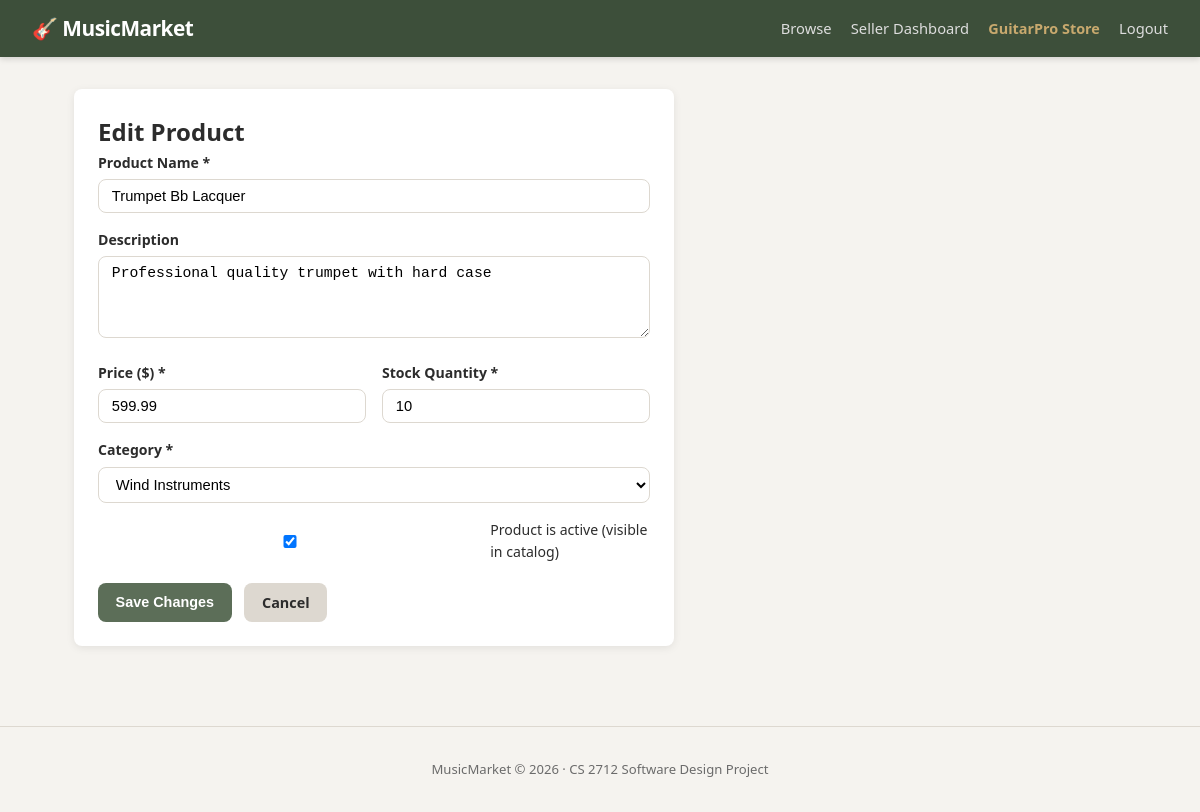
Page /seller/products/25/edit (signed in) on the committed database.
### app/models/user.py (models this page shows, shortened)
class User(UserMixin, db.Model):
    __tablename__ = "user"
    user_id = db.Column(db.Integer, primary_key=True, autoincrement=True)
    name = db.Column(db.Text, nullable=False)
    email = db.Column(db.Text, nullable=False, unique=True)
    password = db.Column(db.Text, nullable=False)  # bcrypt hash
    role = db.Column(db.Text, nullable=False)       # customer | seller | admin
    seller_profile = db.relationship("Seller", back_populates="user",
                                     uselist=False, cascade="all, delete-orphan")
    cart = db.relationship("Cart", back_populates="customer",
                           uselist=False, cascade="all, delete-orphan")
    orders = db.relationship("Order", back_populates="customer",
                             cascade="all, delete-orphan")
    def is_approved_seller(self):
        return (self.role == "seller" and
                self.seller_profile is not None and
                self.seller_profile.is_approved)

### app/models/product.py (models this page shows, shortened)
class Product(db.Model):
    __tablename__ = "product"
    product_id = db.Column(db.Integer, primary_key=True, autoincrement=True)
    name = db.Column(db.Text, nullable=False)
    description = db.Column(db.Text)
    price = db.Column(db.Float, nullable=False)
    stock_quantity = db.Column(db.Integer, nullable=False, default=0)  # BR-3
    is_active = db.Column(db.Integer, nullable=False, default=1)        # FR-10
    seller_id = db.Column(db.Integer, db.ForeignKey("seller.seller_id"),
                          nullable=False)
    category_id = db.Column(db.Integer, db.ForeignKey("category.category_id"),
                            nullable=False)
    brand = db.Column(db.Text)  # e.g., "Fender", "Yamaha", "Ibanez"
    model = db.Column(db.Text)  # e.g., "Stratocaster", "P-Bass"
    condition = db.Column(db.Text, default="new")  # new | like_new | good | fair
    is_new = db.Column(db.Integer, nullable=False, default=1)  # 1=new, 0=used
    image_url = db.Column(db.Text)  # URL or path to product image
    seller = db.relationship("Seller", back_populates="products")
    category = db.relationship("Category", back_populates="products")
    order_items = db.relationship("OrderItem", back_populates="product")
    cart_items = db.relationship("CartItem", back_populates="product",
                                 cascade="all, delete-orphan")

class Category(db.Model):
    __tablename__ = "category"
    category_id = db.Column(db.Integer, primary_key=True, autoincrement=True)
    name = db.Column(db.Text, nullable=False, unique=True)
    products = db.relationship("Product", back_populates="category")

### app/blueprints/seller.py (the view, shortened to what this page needs)
@seller_bp.route("/products/<int:product_id>/edit", methods=["GET", "POST"])
@login_required
@approved_seller_required
def edit_product(product_id):
    product = Product.query.get_or_404(product_id)
    if product.seller_id != current_user.seller_profile.seller_id:
        flash("You can only edit your own products.", "danger")
        return redirect(url_for("seller.dashboard"))
    categories = Category.query.order_by(Category.name).all()
    return render_template("seller/edit_product.html",
                           product=product, categories=categories)

### app/blueprints/seller.py (called while the page is built)
def approved_seller_required(f):
    @wraps(f)
    def decorated(*args, **kwargs):
        if not current_user.is_authenticated or current_user.role != "seller":
            flash("Seller access required.", "danger")
            return redirect(url_for("products.index"))
        if not current_user.is_approved_seller():
            flash("Your account is pending administrator approval (BR-2).", "warning")
            return redirect(url_for("seller.dashboard"))
        return f(*args, **kwargs)
    return decorated

### app/templates/seller/edit_product.html (shortened to what this page needs)
{% extends "base.html" %}
{% block content %}
<div class="form-card">
  <h2>Edit Product</h2>
  <form method="POST" action="{{ url_for('seller.edit_product', product_id=product.product_id) }}">
    <div class="form-group">
      <label>Product Name *</label>
      <input type="text" name="name" value="{{ product.name }}" required/>
    </div>
    <div class="form-group">
      <label>Description</label>
      <textarea name="description" rows="4">{{ product.description or '' }}</textarea>
    </div>
    <div class="form-row">
      <div class="form-group">
        <label>Price ($) *</label>
        <input type="number" name="price" step="0.01" min="0.01"
               value="{{ product.price }}" required/>
      </div>
      <div class="form-group">
        <label>Stock Quantity *</label>
        <input type="number" name="stock_quantity" min="0"
               value="{{ product.stock_quantity }}" required/>
      </div>
    </div>
    <div class="form-group">
      <label>Category *</label>
      <select name="category_id" required>
        {% for cat in categories %}
          <option value="{{ cat.category_id }}"
            {% if cat.category_id == product.category_id %}selected{% endif %}>
            {{ cat.name }}
          </option>
        {% endfor %}
      </select>
    </div>
    <div class="form-group checkbox-group">
      <label>
        <input type="checkbox" name="is_active" {% if product.is_active %}checked{% endif %}/>
        Product is active (visible in catalog)
      </label>
    </div>
    <div class="form-actions">
      <button type="submit" class="btn-primary">Save Changes</button>
      <a href="{{ url_for('seller.dashboard') }}" class="btn-secondary">Cancel</a>
    </div>
  </form>
</div>
{% endblock %}

### app/templates/base.html (shortened to what this page needs)
<!DOCTYPE html>
<html lang="en">
<head>
  <link rel="stylesheet" href="{{ url_for('static', filename='css/style.css') }}"/>
</head>
<body>
<nav class="navbar">
  <a class="nav-brand" href="{{ url_for('products.index') }}">🎸 MusicMarket</a>
  <div class="nav-links">
    <a href="{{ url_for('products.index') }}">Browse</a>
    {% if current_user.is_authenticated %}
      {% if current_user.role == 'customer' %}
        <a href="{{ url_for('cart.view') }}">🛒 Cart</a>
        <a href="{{ url_for('orders.history') }}">My Orders</a>
      {% elif current_user.role == 'seller' %}
        <a href="{{ url_for('seller.dashboard') }}">Seller Dashboard</a>
      {% elif current_user.role == 'admin' %}
        <a href="{{ url_for('admin.dashboard') }}">Admin Panel</a>
      {% endif %}
      <span class="nav-user">{{ current_user.name }}</span>
      <a href="{{ url_for('auth.logout') }}">Logout</a>
    {% else %}
      <a href="{{ url_for('auth.login') }}">Login</a>
      <a href="{{ url_for('auth.register') }}" class="btn-primary">Register</a>
    {% endif %}
  </div>
</nav>
<div class="container">
  {% block content %}{% endblock %}
</div>
<footer>
  <p>MusicMarket &copy; 2026 · CS 2712 Software Design Project</p>
</footer>
</body>
</html>

### app/static/css/style.css (style rules this page uses)
:root { --bg: #f5f3ef; --surface: #ffffff; --primary: #5c6e58; --primary-dark: #3d4f3a; --accent: #c8a96e; --danger: #b94040; --text: #2c2c2c; --text-muted: #6b6b6b; --border: #ddd8d0; --radius: 8px; --shadow: 0 2px 8px rgba(0,0,0,0.08); }
*, *::before, *::after { box-sizing: border-box; margin: 0; padding: 0; }
body { font-family: 'Segoe UI', system-ui, sans-serif; background: var(--bg); color: var(--text); line-height: 1.6; }
a { color: var(--primary); text-decoration: none; }
.navbar { background: var(--primary-dark); padding: 0.75rem 2rem; display: flex; align-items: center; justify-content: space-between; box-shadow: 0 2px 6px rgba(0,0,0,0.15); }
.nav-brand { color: #fff; font-size: 1.3rem; font-weight: 700; letter-spacing: -0.5px; }
.nav-links { display: flex; align-items: center; gap: 1.2rem; }
.nav-links a { color: #ddd; font-size: 0.92rem; }
.nav-user { color: var(--accent); font-size: 0.9rem; font-weight: 600; }
.container { max-width: 1100px; margin: 0 auto; padding: 2rem 1.5rem; }
.btn-primary, .btn-secondary, .btn-danger, .btn-small, .btn-danger-small { display: inline-block; padding: 0.5rem 1.1rem; border-radius: var(--radius); font-size: 0.9rem; font-weight: 600; cursor: pointer; border: none; text-align: center; transition: background 0.2s; }
.btn-primary { background: var(--primary); color: #fff; }
.btn-secondary { background: var(--border); color: var(--text); }
.form-group { margin-bottom: 1rem; }
.form-group label { display: block; font-size: 0.88rem; font-weight: 600; margin-bottom: 0.3rem; }
.form-group input, .form-group select, .form-group textarea { width: 100%; padding: 0.5rem 0.8rem; border: 1px solid var(--border); border-radius: var(--radius); font-size: 0.92rem; background: var(--surface); }
.form-group textarea { resize: vertical; }
.form-row { display: grid; grid-template-columns: 1fr 1fr; gap: 1rem; }
.form-actions { display: flex; gap: 0.8rem; margin-top: 1.2rem; }
.form-card { background: var(--surface); border-radius: var(--radius); padding: 1.5rem; box-shadow: var(--shadow); max-width: 600px; }
.checkbox-group label { display: flex; align-items: center; gap: 0.5rem; font-weight: normal; }
footer { text-align: center; padding: 2rem; color: var(--text-muted); font-size: 0.82rem; border-top: 1px solid var(--border); margin-top: 3rem; }

### rows in the picture
User: name "GuitarPro Store"
Product: name "Trumpet Bb Lacquer", description "Professional quality trumpet with hard case", price "599.99", stock_quantity "10", category_id "Wind Instruments", is_active "☑"
